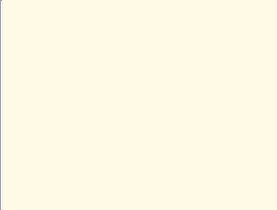
     <widget class="QFrame" name="helpFrame">
      <property name="frameShape">
       <enum>QFrame::NoFrame</enum>
      </property>
      <property name="frameShadow">
       <enum>QFrame::Raised</enum>
      </property>
      <layout class="QHBoxLayout">
       <property name="spacing">
        <number>0</number>
       </property>
       <property name="margin">
        <number>0</number>
       </property>
       <item>
        <widget class="Line" name="line">
         <property name="orientation">
          <enum>Qt::Vertical</enum>
         </property>
        </widget>
       </item>
       <item>
        <widget class="QFrame" name="innerHelpFrame">
         <property name="sizePolicy">
          <sizepolicy hsizetype="Preferred" vsizetype="Preferred">
           <horstretch>0</horstretch>
           <verstretch>0</verstretch>
          </sizepolicy>
         </property>
         <property name="palette">
          <palette>
           <active>
            <colorrole role="Window">
             <brush brushstyle="SolidPattern">
              <color alpha="255">
               <red>255</red>
               <green>250</green>
               <blue>230</blue>
              </color>
             </brush>
            </colorrole>
           </active>
           <inactive>
            <colorrole role="Window">
             <brush brushstyle="SolidPattern">
              <color alpha="255">
               <red>255</red>
               <green>250</green>
               <blue>230</blue>
              </color>
             </brush>
            </colorrole>
           </inactive>
           <disabled>
            <colorrole role="Window">
             <brush brushstyle="SolidPattern">
              <color alpha="255">
               <red>207</red>
               <green>207</green>
               <blue>207</blue>
              </color>
             </brush>
            </colorrole>
           </disabled>
          </palette>
         </property>
         <property name="autoFillBackground">
          <bool>true</bool>
         </property>
         <property name="frameShape">
          <enum>QFrame::NoFrame</enum>
         </property>
         <property name="frameShadow">
          <enum>QFrame::Raised</enum>
         </property>
         <layout class="QHBoxLayout">
          <property name="spacing">
           <number>6</number>
          </property>
          <property name="margin">
           <number>9</number>
          </property>
          <item>
           <widget class="QTextBrowser" name="help">
            <property name="enabled">
             <bool>true</bool>
            </property>
            <property name="sizePolicy">
             <sizepolicy hsizetype="Preferred" vsizetype="Expanding">
              <horstretch>0</horstretch>
              <verstretch>0</verstretch>
             </sizepolicy>
            </property>
            <property name="minimumSize">
             <size>
              <width>250</width>
              <height>0</height>
             </size>
            </property>
            <property name="maximumSize">
             <size>
              <width>300</width>
              <height>16777215</height>
             </size>
            </property>
            <property name="palette">
             <palette>
              <active>
               <colorrole role="Text">
                <brush brushstyle="SolidPattern">
                 <color alpha="255">
                  <red>0</red>
                  <green>0</green>
                  <blue>0</blue>
                 </color>
                </brush>
               </colorrole>
               <colorrole role="Base">
                <brush brushstyle="SolidPattern">
                 <color alpha="255">
                  <red>255</red>
                  <green>250</green>
                  <blue>230</blue>
                 </color>
                </brush>
               </colorrole>
              </active>
              <inactive>
               <colorrole role="Text">
                <brush brushstyle="SolidPattern">
                 <color alpha="255">
                  <red>0</red>
                  <green>0</green>
                  <blue>0</blue>
                 </color>
                </brush>
               </colorrole>
               <colorrole role="Base">
                <brush brushstyle="SolidPattern">
                 <color alpha="255">
                  <red>255</red>
                  <green>250</green>
                  <blue>230</blue>
                 </color>
                </brush>
               </colorrole>
              </inactive>
              <disabled>
               <colorrole role="Text">
                <brush brushstyle="SolidPattern">
                 <color alpha="255">
                  <red>165</red>
                  <green>164</green>
                  <blue>164</blue>
                 </color>
                </brush>
               </colorrole>
               <colorrole role="Base">
                <brush brushstyle="SolidPattern">
                 <color alpha="255">
                  <red>207</red>
                  <green>207</green>
                  <blue>207</blue>
                 </color>
                </brush>
               </colorrole>
              </disabled>
             </palette>
            </property>
            <property name="frameShape">
             <enum>QFrame::NoFrame</enum>
            </property>
            <property name="frameShadow">
             <enum>QFrame::Sunken</enum>
            </property>
            <property name="horizontalScrollBarPolicy">
             <enum>Qt::ScrollBarAlwaysOff</enum>
            </property>
           </widget>
          </item>
         </layout>
        </widget>
       </item>
      </layout>
     </widget>
